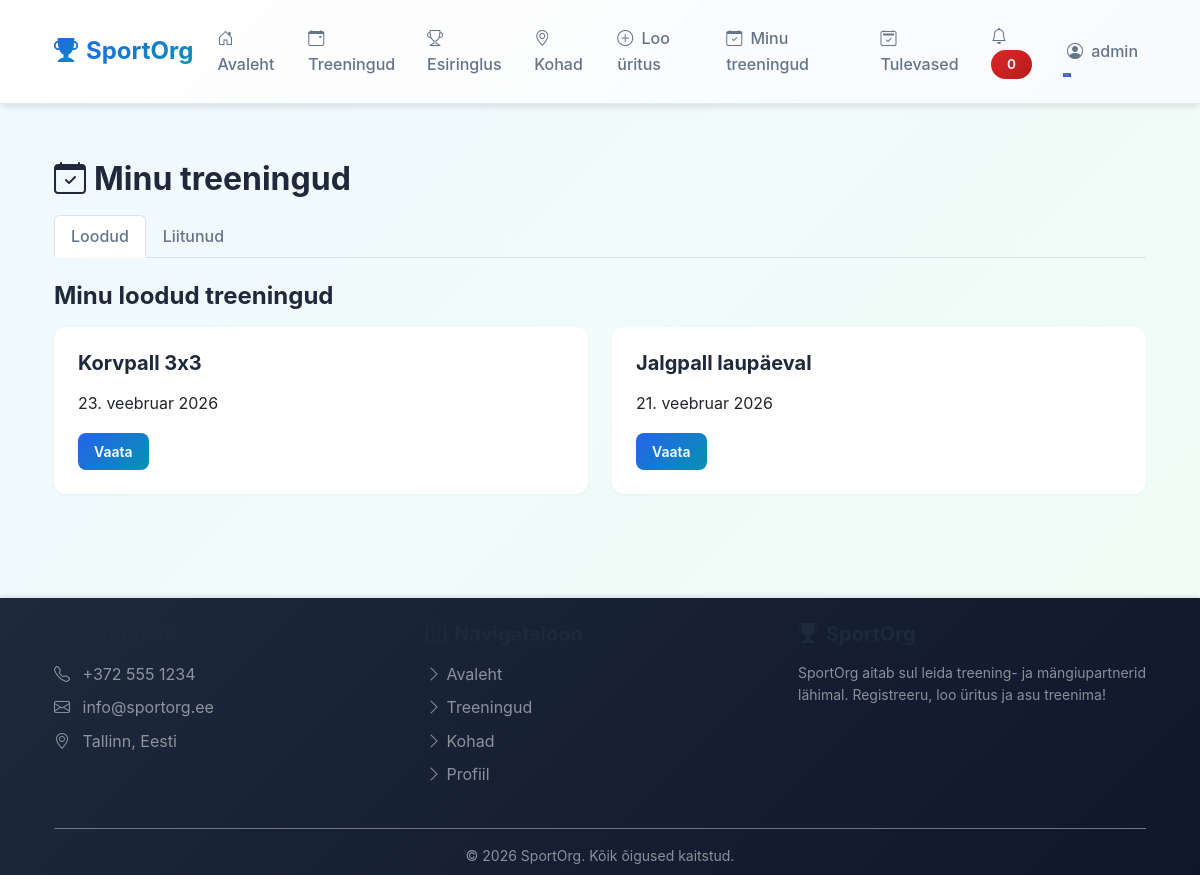
The page /src/pages/events/my.php (signed in) on the database its author committed.
### tables this page shows
CREATE TABLE events (
        id INTEGER PRIMARY KEY AUTOINCREMENT,
        title TEXT NOT NULL,
        description TEXT,
        sport_type TEXT NOT NULL,
        location_id INTEGER,
        creator_id INTEGER NOT NULL,
        event_date DATE NOT NULL,
        event_time TIME NOT NULL,
        duration INTEGER DEFAULT 120,
        max_participants INTEGER NOT NULL,
        current_participants INTEGER DEFAULT 1,
        skill_level TEXT NOT NULL,
        status TEXT DEFAULT 'active',
        created_at DATETIME DEFAULT CURRENT_TIMESTAMP, duration_minutes INT DEFAULT 60, reminder_sent BOOLEAN DEFAULT 0,
        FOREIGN KEY (location_id) REFERENCES locations(id) ON DELETE SET NULL,
        FOREIGN KEY (creator_id) REFERENCES users(id) ON DELETE CASCADE
    );

### src/helpers/functions.php (called while the page is built, shortened)
<?php
function getCurrentUserId() {
    return $_SESSION['user_id'] ?? null;
}
function clean($data) {
    return htmlspecialchars($data, ENT_QUOTES, 'UTF-8');
}
function formatDateEt($date) {
    $months = [
        'jaanuar', 'veebruar', 'märts', 'aprill', 'mai', 'juuni',
        'juuli', 'august', 'september', 'oktoober', 'november', 'detsember'
    ];
    $timestamp = strtotime($date);
    $day = date('d', $timestamp);
    $month = $months[(int)date('m', $timestamp) - 1];
    $year = date('Y', $timestamp);
    return "$day. $month $year";
}
?>

### src/config/bootstrap.php (called while the page is built, shortened)
<?php
$rootDir = dirname(__DIR__, 2);
require_once $rootDir . '/src/helpers/functions.php';
if (!function_exists('fetchAll')) {
    function fetchAll($pdo, $sql, $params = []) {
        $stmt = $pdo->prepare($sql);
        $stmt->execute($params);
        return $stmt->fetchAll();
    }
}
?>

### src/pages/events/my.php (the view, shortened to what this page needs)
<?php
require_once dirname(__DIR__, 3) . '/src/config/bootstrap.php';
$userId = getCurrentUserId();
$myEvents = fetchAll($pdo,
    "SELECT DISTINCT e.* FROM events e
     WHERE e.creator_id = ?
     ORDER BY e.event_date DESC",
    [$userId]);
require_once BASE_PATH . '/src/components/Header.php';
?>
<h2>
    <i class="bi bi-calendar-check me-2"></i>Minu treeningud
</h2>
<ul class="nav nav-tabs mb-4">
    <li class="nav-item">
        <a class="nav-link active" href="#created">Loodud</a>
    </li>
    <li class="nav-item">
        <a class="nav-link" href="#joined">Liitunud</a>
    </li>
</ul>
<div id="created">
    <h3>Minu loodud treeningud</h3>
    <div class="row g-4">
        <?php foreach ($myEvents as $event): ?>
            <div class="col-md-6">
                <div class="card">
                    <div class="card-body">
                        <h5><?php echo clean($event['title']); ?></h5>
                        <p><?php echo formatDateEt($event['event_date']); ?></p>
                        <a href="/events/view?id=<?php echo $event['id']; ?>" class="btn btn-sm btn-primary">Vaata</a>
                    </div>
                </div>
            </div>
        <?php endforeach; ?>
    </div>
</div>
<?php require_once BASE_PATH . '/src/components/Footer.php'; ?>

### public/assets/css/style.css (style rules this page uses)
:root { --primary-color: #2563eb; --primary-light: #3b82f6; --primary-dark: #1e40af; --secondary-color: #10b981; --success-color: #059669; --danger-color: #dc2626; --warning-color: #f59e0b; --info-color: #0891b2; --light-color: #f8fafc; --dark-color: #1e293b; --text-muted: #64748b; --border-color: #e2e8f0; --gray-50: #f9fafb; --gray-100: #f3f4f6; --gray-200: #e5e7eb; --gray-300: #d1d5db; --gradient-primary: linear-gradient(135deg, #2563eb 0%, #0891b2 100%); --gradient-secondary: linear-gradient(135deg, #10b981 0%, #0891b2 100%); --shadow-sm: 0 1px 2px 0 rgba(0, 0, 0, 0.05); --shadow-md: 0 4px 6px -1px rgba(0, 0, 0, 0.1); --shadow-lg: 0 10px 15px -3px rgba(0, 0, 0, 0.1); --shadow-xl: 0 20px 25px -5px rgba(0, 0, 0, 0.1); }
* { margin: 0; padding: 0; box-sizing: border-box; }
html { scroll-behavior: smooth; font-size: 16px; }
body { font-family: -apple-system, BlinkMacSystemFont, 'Segoe UI', 'Roboto', 'Oxygen', 'Ubuntu', 'Cantarell', 'Helvetica Neue', sans-serif; background: linear-gradient(135deg, #f0f9ff 0%, #f0fdf4 100%); min-height: 100vh; display: flex; flex-direction: column; color: var(--dark-color); line-height: 1.6; }
.nav-link { font-weight: 500; color: var(--text-muted) !important; transition: all 0.3s cubic-bezier(0.4, 0, 0.2, 1); position: relative; }
.nav-link::after { content: ''; position: absolute; bottom: -5px; left: 0; width: 0; height: 2px; background: var(--primary-color); transition: width 0.3s ease; }
h1, h2, h3, h4, h5, h6 { font-weight: 700; color: var(--dark-color); margin-bottom: 1rem; }
h2 { font-size: 2rem; }
h3 { font-size: 1.5rem; }
.card { border: none; border-radius: 12px; background-color: white; transition: all 0.3s cubic-bezier(0.4, 0, 0.2, 1); box-shadow: var(--shadow-sm); overflow: hidden; }
.card-body { padding: 1.5rem; }
.btn { border-radius: 8px; font-weight: 600; padding: 0.75rem 1.5rem; border: none; transition: all 0.3s cubic-bezier(0.4, 0, 0.2, 1); cursor: pointer; display: inline-flex; align-items: center; gap: 0.5rem; }
.btn-primary { background: linear-gradient(135deg, #2563eb 0%, #0891b2 100%); color: white; border: none; }
.btn-sm { padding: 0.5rem 1rem; font-size: 0.875rem; }

### rows shown on the page
events: title "Korvpall 3x3", event_date "23. veebruar 2026"
events: title "Jalgpall laupäeval", event_date "21. veebruar 2026"

### other values the page prints
$currentUser['username'] "admin"
